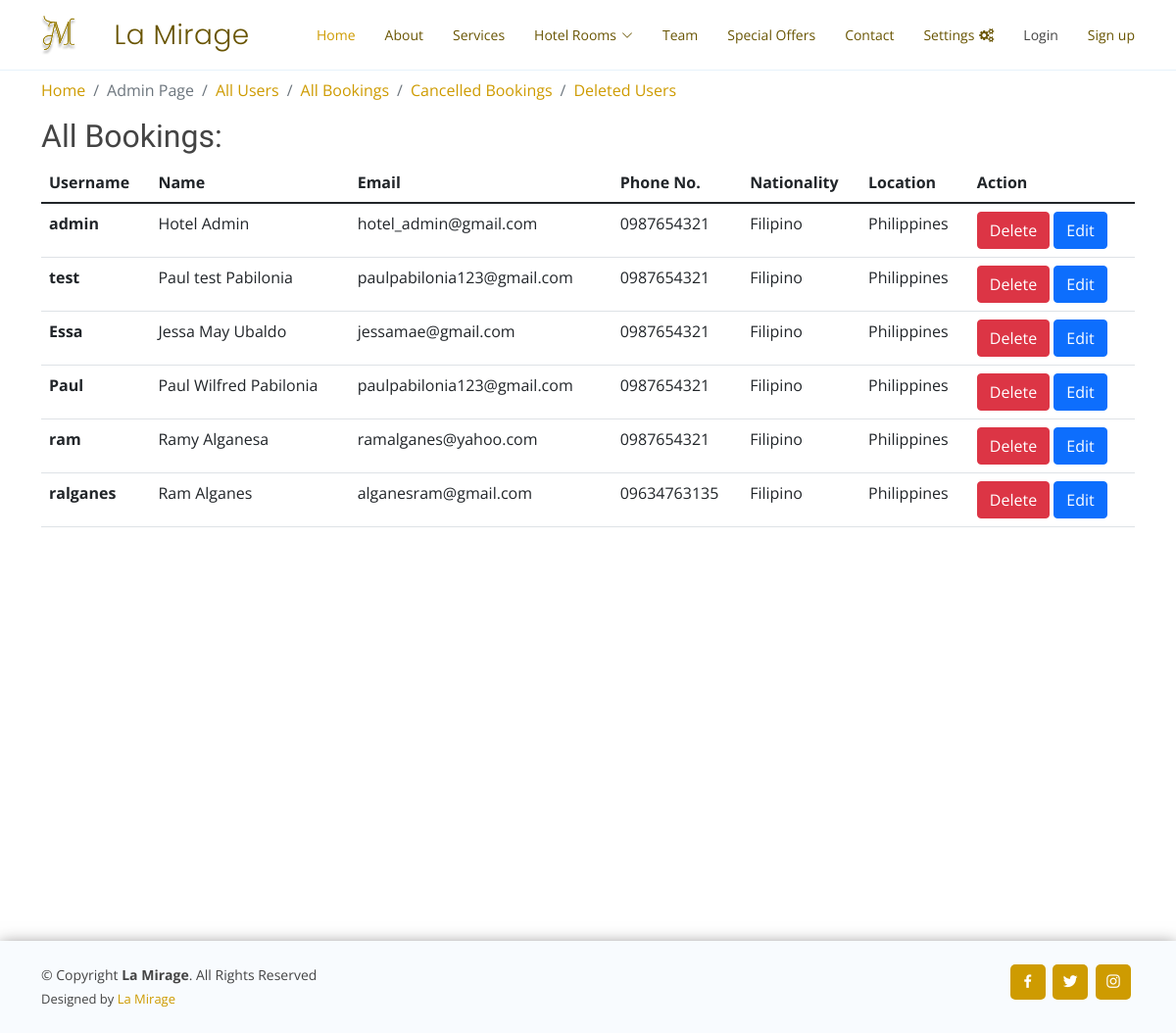
Before: /all_users with the older database file.
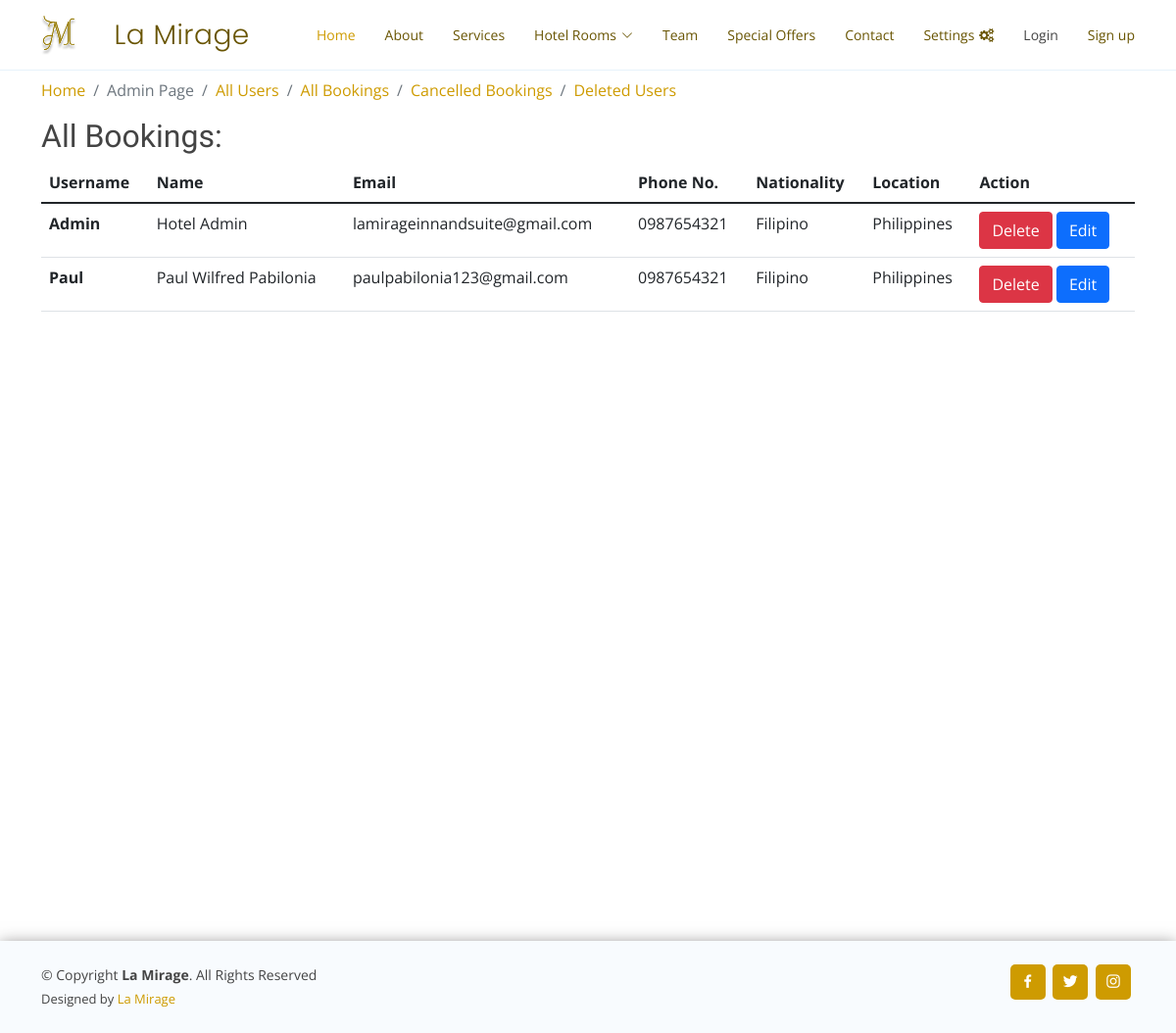
After: the same page with the newer database file.
### reservation/models.py (models this page shows, shortened)
class UserProfile(models.Model):
    client = models.ForeignKey(User, on_delete=models.CASCADE,related_name="userprofile_user",default=None)
    phone_no = models.CharField(max_length=200, null=True)
    nationality= models.CharField(max_length=200, null=True)
    location =  models.CharField(max_length=200, null=True)
    profile_img = models.ImageField(null=True, blank = True, upload_to = "images/")
    is_deleted = models.BooleanField(default=False,blank= True)
    created_at = models.DateTimeField(auto_now_add=True)
    update_at = models.DateTimeField(auto_now=True)

class User(AbstractUser):
    pass

### reservation/views.py (the view)
# urls.py: path("all_users", views.all_users, name="all_users"),
def all_users(request):
    all_profile = UserProfile.objects.filter(is_deleted=False)
    return render(request, "reservation/all_users.html",
                  {'all_profile': all_profile})

### reservation/templates/reservation/all_users.html (shortened to what this page needs)
{% extends 'reservation/admin_layout.html' %}
{% load static %}
{% block body %}
<h2>All Bookings:</h2>
<table class="table">
  <thead class="thead-dark">
    <tr>
      <th scope="col">Username</th>
      <th scope="col">Name</th>
      <th scope="col">Email</th>
      <th scope="col">Phone No.</th>
      <th scope="col">Nationality</th>
      <th scope="col">Location</th>
      <th scope="col">Action</th>
    </tr>
  </thead>
  <tbody>
    {% for profile in all_profile %}
    <tr>
      <th scope="row">{{ profile.client.username }}</th>
      <td>{{profile.client.first_name}} {{profile.client.last_name}}</td>
      <td>{{profile.client.email}}</td>
      <td>{{profile.phone_no}}</td>
      <td>{{profile.nationality}}</td>
      <td>{{profile.location}}</td>
      <td>
        <a href="#" class="btn btn-danger">Delete</a>
        <a href="{% url 'profile_edit' profile.id %}" class="btn btn-primary">Edit</a>
      </td>
    </tr>
    {% endfor %}
  </tbody>
</table>
{% endblock %}

### reservation/templates/reservation/admin_layout.html (shortened to what this page needs)
{% load static %}
<!DOCTYPE html>
<html lang="en">
<head>
  <link href="/static/reservation/assets/vendor/aos/aos.css" rel="stylesheet">
  <link href="/static/reservation/assets/vendor/bootstrap/css/bootstrap.min.css" rel="stylesheet">
  <link href="/static/reservation/assets/vendor/bootstrap-icons/bootstrap-icons.css" rel="stylesheet">
  <link href="/static/reservation/assets/vendor/boxicons/css/boxicons.min.css" rel="stylesheet">
  <link href="/static/reservation/assets/vendor/glightbox/css/glightbox.min.css" rel="stylesheet">
  <link href="/static/reservation/assets/vendor/remixicon/remixicon.css" rel="stylesheet">
  <link href="/static/reservation/assets/vendor/swiper/swiper-bundle.min.css" rel="stylesheet">
  <link href="/static/reservation/assets/css/style.css" rel="stylesheet">
  <link href="/static/reservation/style.css" rel="stylesheet">
</head>
<body>
  <header id="header" class="fixed-top">
    <div class="container d-flex align-items-center justify-content-between">
      <h1 class="logo"><a href="{% url 'index' %}"><img src="/static/reservation/assets/img/singlelogobold.svg"
            alt="LOGO" style="height: 60px;" class="img-fluid"></a></h1>
      <h1 class="logo"><a href="{% url 'index' %}">La Mirage</a></h1>
      <nav id="navbar" class="navbar">
        <ul>
          <li><a class="nav-link scrollto active" href="{% url 'index' %}">Home</a></li>
          <li><a class="nav-link scrollto" href="{% url 'index' %}">About</a></li>
          <li><a class="nav-link scrollto" href="{% url 'index' %}">Services</a></li>
          <li class="dropdown"><a href="#"><span>Hotel Rooms</span> <i class="bi bi-chevron-down"></i></a>
          </li>
          <li><a class="nav-link scrollto" href="{% url 'index' %}">Team</a></li>
          <li><a class="nav-link scrollto" href="{% url 'index' %}">Special Offers</a></li>
          <li><a class="nav-link scrollto" href="{% url 'index' %}">Contact</a></li>
          <li class="dropdown"><a href="#"><span>Settings</span> </a>
      </li>
          {% if user.is_authenticated %}
          {% else %}
          <li><a type="button" data-toggle="modal" data-target="#loginModal">Login</a></li>
          <li><a href="{% url 'register' %}">Sign up</a></li>
          {% endif %}
        </ul>
      </nav>
    </div>
  </header>
  <main id="main">
    <section class="inner-page">
      <div class="container">
        <div class="main-body">
          <nav aria-label="breadcrumb" class="main-breadcrumb">
            <ol class="breadcrumb">
              <li class="breadcrumb-item"><a href="{% url 'index' %}">Home</a></li>
              <li class="breadcrumb-item active" aria-current="page">Admin Page</li>
              <li class="breadcrumb-item"><a href="{% url 'all_users' %}">All Users</a></li>
              <li class="breadcrumb-item"><a href="{% url 'all_bookings' %}">All Bookings</a></li>
              <li class="breadcrumb-item"><a href="{% url 'all_cancelled_bookings' %}">Cancelled Bookings</a></li>
              <li class="breadcrumb-item"><a href="{% url 'all_deleted_users' %}">Deleted Users</a></li>
            </ol>
          </nav>
          <div class="main-body" style="overflow-x: auto;">
            {% block body %}
            {% endblock %}
          </div>
        </div>
      </div>
    </section>
  </main>
  <footer id="footer">
    <div class="container d-md-flex py-4">
      <div class="me-md-auto text-center text-md-start">
        <div class="copyright">
          &copy; Copyright <strong><span>La Mirage</span></strong>. All Rights Reserved
        </div>
        <div class="credits">
          Designed by <a class="scrollto" href="#team">La Mirage</a>
        </div>
      </div>
      <div class="social-links text-center text-md-right pt-3 pt-md-0">
        <a href="https://www.facebook.com/lamirageinnandsuite/" class="facebook"><i class="bx bxl-facebook"></i></a>
        <a href="https://twitter.com/LaMirage_Inn" class="twitter"><i class="bx bxl-twitter"></i></a>
        <a href="https://www.instagram.com/lamirage_inn/" class="instagram"><i class="bx bxl-instagram"></i></a>
      </div>
    </div>
  </footer>
  {% block script %}
  <link rel="stylesheet" href="https://cdnjs.cloudflare.com/ajax/libs/font-awesome/4.7.0/css/font-awesome.min.css">
  {% endblock %}
</body>
</html>

### reservation/templates/reservation/messages.html (shortened to what this page needs)
{% load static %}

### reservation/static/reservation/assets/css/style.css (style rules this page uses)
body { font-family: "Open Sans", sans-serif; color: #444444; }
a { color: #CE9B01; text-decoration: none; }
h1, h2, h3, h4, h5, h6 { font-family: "Raleway", sans-serif; }
#header { transition: all 0.5s; background: #fff; z-index: 997; padding: 15px 0; border-bottom: 1px solid #e6f2fb; }
#header .logo { font-size: 28px; margin: 0; padding: 0; line-height: 1; font-weight: 300; letter-spacing: 0.5px; font-family: "Poppins", sans-serif; }
#header .logo a { color: #695503; }
#header .logo img { max-height: 40px; }
.navbar { padding: 0; }
.navbar ul { margin: 0; padding: 0; display: flex; list-style: none; align-items: center; }
.navbar li { position: relative; }
.navbar a, .navbar a:focus { display: flex; align-items: center; justify-content: space-between; padding: 10px 0 10px 30px; font-size: 14px; color: #695503; white-space: nowrap; transition: 0.3s; }
.navbar a i, .navbar a:focus i { font-size: 12px; line-height: 0; margin-left: 5px; }
.navbar a:hover, .navbar .active, .navbar .active:focus, .navbar li:hover > a { color: #CE9B01; }
section { padding: 80px 0; overflow: hidden; }
#footer { color: #444444; font-size: 14px; background: #f8fbfe; box-shadow: 0px 2px 15px rgba(43, 39, 39, 0.514); }
#footer .credits { padding-top: 5px; font-size: 13px; color: #444444; }
#footer .social-links a { font-size: 18px; display: inline-block; background: #CE9B01; color: #fff; line-height: 1; padding: 8px 0; margin-right: 4px; border-radius: 5px; text-align: center; width: 36px; height: 36px; transition: 0.3s; }

### reservation/static/reservation/style.css (style rules this page uses)
.main-body { height: 100vh; }

Changed rows visible on the page:
removed UserProfile: client.username "test", client.first_name "Paul test", client.last_name "Pabilonia", client.email "paulpabilonia123@gmail.com", phone_no "0987654321", nationality "Filipino", location "Philippines"
removed UserProfile: client.username "Essa", client.first_name "Jessa May", client.last_name "Ubaldo", client.email "jessamae@gmail.com", phone_no "0987654321", nationality "Filipino", location "Philippines"
removed UserProfile: client.username "ram", client.first_name "Ramy", client.last_name "Alganesa", client.email "ramalganes@yahoo.com", phone_no "0987654321", nationality "Filipino", location "Philippines"
removed UserProfile: client.username "ralganes", client.first_name "Ram", client.last_name "Alganes", client.email "alganesram@gmail.com", phone_no "09634763135", nationality "Filipino", location "Philippines"
changed UserProfile "Admin": client.username "admin" → "Admin"; client.email "hotel_admin@gmail.com" → "lamirageinnandsuite@gmail.com"
